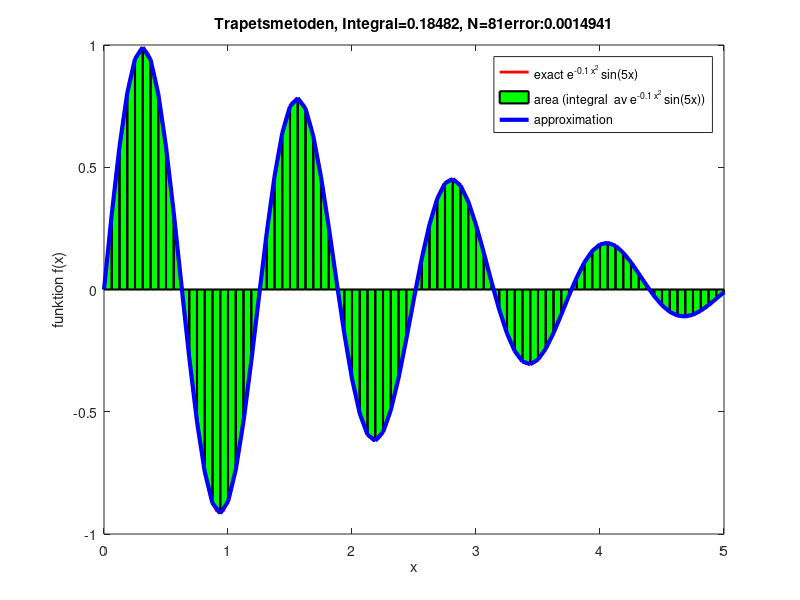

Recreate this plot in MATLAB.
close all;
clear

fun = @(x) exp(-0.1*x.^2).*sin(5*x)
%fun = @(x) exp(-x.^2)

% definition av integration intervalet [n,p]

n= 0;
p= 5.0

% gammalt  matlab-funktion
% Q =  quadl(fun,n,p);

Q =  integral(fun,n,p);


fun_exact = 0;
fun_calc = 0;

x_exact = linspace(n, p);
N = size(x_exact,2)


  for i = 1:N
	    func_exact(i) =fun(x_exact(i));

%fellog(i) = log10(abs(Lagrange_pol(i) - func_exact(i)));
%fel(i) = abs(Lagrange_pol(i) - func_exact(i));

end

  N_calc = 81;
  x_calc = linspace(n, p, N_calc);


for i = 1:N_calc
	  fun_calc(i) =fun(x_calc(i));
end

int_calc = trapz(x_calc,  fun_calc);

	
figure
plot(x_exact,func_exact, ' r-',  'LineWidth',2)

xverts = [x_calc(1:end-1);x_calc(1:end-1);x_calc(2:end);x_calc(2:end)];
yverts = [zeros(1,N_calc-1);fun_calc(1:end-1);fun_calc(2:end);zeros(1,N_calc-1)];
hold on


patch(xverts, yverts,'g','LineWidth',1.5)

plot(x_calc,  fun_calc,'b','LineWidth',3);

error = abs(Q-int_calc)

  
  xlabel('x')
  ylabel('funktion f(x)')
 % legend('exact  e^{-x^2}','area (integral  av e^{-x^2})','approximation ');
legend('exact e^{-0.1 x^2} sin(5x)','area (integral  av e^{-0.1 x^2} sin(5x))','approximation ');
title(['Trapetsmetoden, Integral=',num2str(int_calc),', N=',num2str(N_calc),'error:',num2str(error)]);
